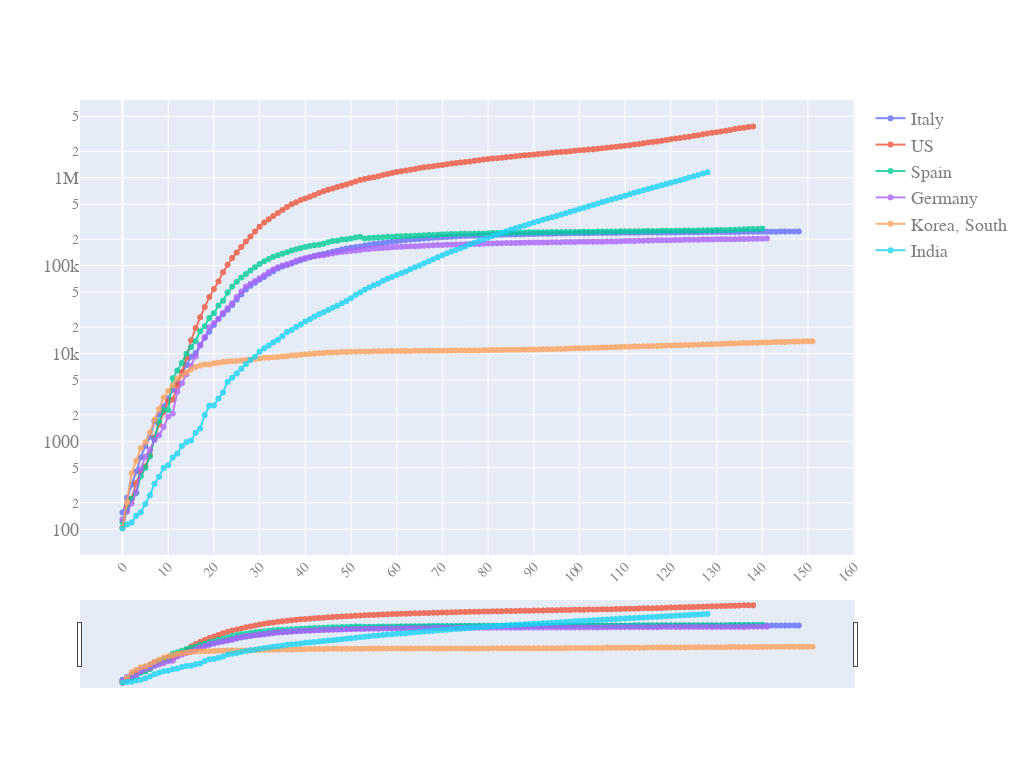

The notebook cell this image was saved under:
### Code cell
quick_plot(pd_sync_timelines.date,
           pd_sync_timelines.iloc[:,:-1],
           y_scale='log',
           slider=True)

### Figure 1 — Plotly figure (JSON) as saved in the notebook; plotly's stock layout.template omitted (floating-point values rounded to 4 significant figures; data arrays with more than 128 entries replaced by an {"elided": "..."} marker saying what was removed)
{"data": [{"mode": "markers+lines", "name": "Italy", "opacity": 0.8, "type": "scatter", "x": {"elided": "152 int values"}, "y": {"elided": "152 int values"}}, {"mode": "markers+lines", "name": "US", "opacity": 0.8, "type": "scatter", "x": {"elided": "152 int values"}, "y": {"elided": "152 int values"}}, {"mode": "markers+lines", "name": "Spain", "opacity": 0.8, "type": "scatter", "x": {"elided": "152 int values"}, "y": {"elided": "152 int values"}}, {"mode": "markers+lines", "name": "Germany", "opacity": 0.8, "type": "scatter", "x": {"elided": "152 int values"}, "y": {"elided": "152 int values"}}, {"mode": "markers+lines", "name": "Korea, South", "opacity": 0.8, "type": "scatter", "x": {"elided": "152 int values"}, "y": {"elided": "152 int values"}}, {"mode": "markers+lines", "name": "India", "opacity": 0.8, "type": "scatter", "x": {"elided": "152 int values"}, "y": {"elided": "152 int values"}}], "layout": {"autosize": true, "font": {"color": "#7f7f7f", "family": "PT Sans, monospace", "size": 18}, "height": 768, "width": 1024, "xaxis": {"nticks": 20, "rangeslider": {"visible": true}, "tickangle": -45, "tickfont": {"color": "#7f7f7f", "size": 14}}, "yaxis": {"type": "log"}}}
